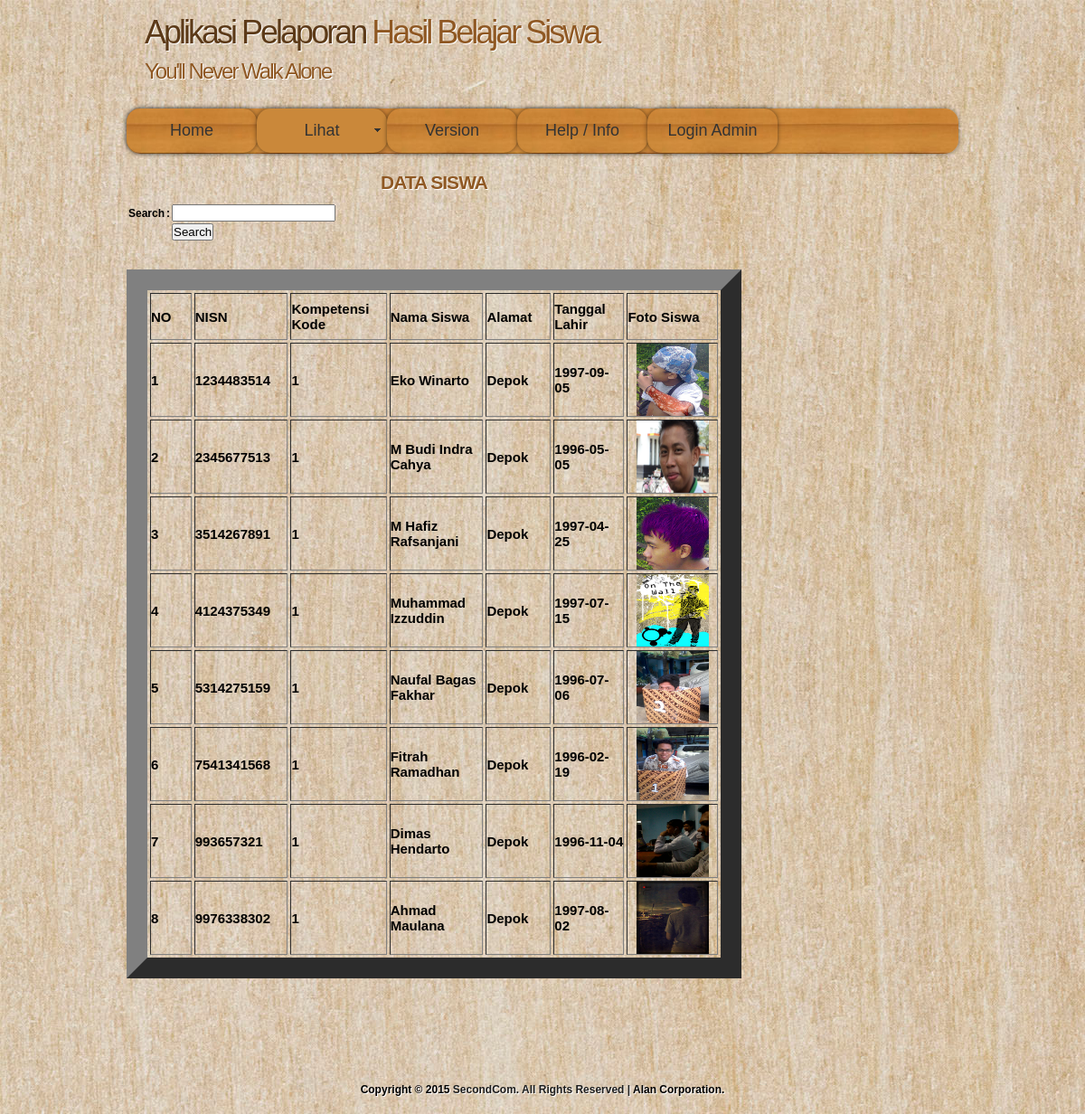
The page /ukAlan/user/tampil_siswa.php on the database its author committed.
### tables this page shows
CREATE TABLE IF NOT EXISTS `siswa` (
  `NISN` char(10) NOT NULL,
  `Kode_kk` char(5) NOT NULL,
  `Nama_siswa` varchar(25) NOT NULL,
  `Alamat_siswa` varchar(30) NOT NULL,
  `Tgl_lahir` date NOT NULL,
  `Foto_siswa` varchar(200) NOT NULL,
  PRIMARY KEY (`NISN`)
);

### ukAlan/user/tampil_siswa.php (the view, shortened to what this page needs)
<?php require_once('../Connections/koneksi.php'); ?>
<?php
$maxRows_Recordset1 = 10;
$pageNum_Recordset1 = 0;
$startRow_Recordset1 = $pageNum_Recordset1 * $maxRows_Recordset1;
$query_Recordset1 = "SELECT * FROM siswa";
$query_limit_Recordset1 = sprintf("%s LIMIT %d, %d", $query_Recordset1, $startRow_Recordset1, $maxRows_Recordset1);
$Recordset1 = mysql_query($query_limit_Recordset1, $koneksi) or die(mysql_error());
$row_Recordset1 = mysql_fetch_assoc($Recordset1);
?>
<!DOCTYPE html PUBLIC "-//W3C//DTD XHTML 1.1//EN" "http://www.w3.org/TR/xhtml11/DTD/xhtml11.dtd">
<html xmlns="http://www.w3.org/1999/xhtml" xml:lang="en">
<head>
  <link rel="stylesheet" type="text/css" href="../css/style.css" />
<link href="../SpryAssets/SpryMenuBarHorizontal.css" rel="stylesheet" type="text/css" />
</head>
<body>
  <div id="main">
    <div id="header">
	  <div id="banner">
	    <div id="welcome">
	      <h1><span>Aplikasi Pelaporan</span> Hasil Belajar Siswa</h1>
	    </div>
	    <div id="welcome_slogan">
	      <h1>You'll Never Walk Alone</h1>
	    </div>
	  </div>
    </div>
	<div id="menubar">
     <ul id="MenuBar1" class="MenuBarHorizontal">
<li class="current"><a href="../index.php">Home</a></li>
         <li><a class="MenuBarItemSubmenu" href="#">Lihat</a>
    </li>
         <li><a href="version.php">Version</a></li>
          <li><a href="help.php">Help / Info</a></li>
           <li><a href="../login">Login Admin</a></li>
</ul>
</div>
</div>
	<div id="site_content">
	  <div class="sidebar_container">
      </div>
	  <div id="content">
        <div class="content_item">
        <h1><div align="center"><strong>DATA SISWA<strong></div></h1>
          <div align="left">
<form action="" method="post" enctype="multipart/form-data" name="form1">
<table width="200" border="0">
  <tr>
    <td width="47"><strong>Search</strong></td>
    <td width="10"><strong>:</strong></td>
    <td width="129">
      <label>
        <input type="text" name="search" id="search" />
      </label>
    </td>
  </tr>
  <tr>
    <td>&nbsp;</td>
    <td>&nbsp;</td>
    <td>
      <label>
        <input type="submit" name="search2" id="search2" value="Search" />
      </label>
    </td>
  </tr>
</table>
</form>
</div>
<p>&nbsp;</p>
          <div align="center"><table style="font-size:15px;" border="23" align="center" cellpadding="3" cellspacing="3">
            <tr>
           	  <td width=500px height=50px><strong>NO</strong></td>
              <td width=500px height=50px><strong>NISN</strong></td>
              <td width=500px height=50px><strong>Kompetensi Kode</strong></td>
              <td width=500px height=50px><strong>Nama Siswa</strong></td>
              <td width=500px height=50px><strong>Alamat</strong></td>
              <td width=500px height=50px><strong>Tanggal Lahir</strong></td>
              <td width=500px height=50px><strong>Foto Siswa</strong></td>
             <?php
				if ((isset($_POST['search2'])) && ($_POST['search'] != "")) {
					$search = $_POST['search'];
					$sql="SELECT * FROM siswa WHERE NISN='$search' OR Kode_kk='$search' OR Nama_siswa='$search' ;";
					$eksekusi_sql = mysql_query($sql,$koneksi) or die(mysql_error());
					$cari = mysql_fetch_assoc($eksekusi_sql);
			  $no = 1;
            do { ?>
              <tr>
              	<td><?php echo $no; ?></td>
                <td><?php echo $cari['NISN']; ?></td>
                <td><?php echo $cari['Kode_kk']; ?></td>
                <td><?php echo $cari['Nama_siswa']; ?></td>
                <td><?php echo $cari['Alamat_siswa']; ?></td>
                <td><?php echo $cari['Tgl_lahir']; ?></td>
                <td><div align="center"><img src="../images/<?php echo $cari['Foto_siswa']; ?>" width="80px" height="80px" align="middle" /></div></td>
              </tr>
              <?php
			$no++;
			} while ($cari = mysql_fetch_assoc($eksekusi_sql));
			}
			else{
			$no = 1;
			do { ?>
              <tr>
              	<td><?php echo $no; ?></td>
                <td><?php echo $row_Recordset1['NISN']; ?></td>
                <td><?php echo $row_Recordset1['Kode_kk']; ?></td>
                <td><?php echo $row_Recordset1['Nama_siswa']; ?></td>
                <td><?php echo $row_Recordset1['Alamat_siswa']; ?></td>
                <td><?php echo $row_Recordset1['Tgl_lahir']; ?></td>
                <td><div align="center"><img src="../images/<?php echo $row_Recordset1['Foto_siswa']; ?>" width="80px" height="80px" align="middle" /></div></td>
              </tr>
              <?php
			  $no++;
			  } while ($row_Recordset1 = mysql_fetch_assoc($Recordset1));
			}
			?>
          </div>
<br style="clear:both"/>
		  <div class="content_container">
	      </div>
	    </div>
          <div class="content_container">
	    </div>
	  </div>
</div>
	  <br style="clear:both"/>
<div id="footer"><br /><br />
  Copyright © 2015 <a href="http://www.second.com">SecondCom. All Rights Reserved | </a> Alan Corporation.
  </div>
</body>
</html>

### ukAlan/css/style.css (style rules this page uses)
html { height: 100%; }
* { margin: 0; padding: 0; }
body { background: transparent url(../images/pattern.jpg) repeat; color: #000; font-family: Arial, Helvetica, sans-serif; font-size: 12px; font-style: normal; font-weight: normal; font-variant: normal; }
p { padding: 0 0 10px 0; line-height: 1.7em; font-size: 100% }
img { border: 0; }
h1, h2, h3, h4, h5, h6 { font: normal 175% Arial, Helvetica, sans-serif; color: #8F5823; text-shadow: 1px 1px #fff; letter-spacing: -1px; margin: 0 0 10px 0; }
span { color: #5C3A18; }
a, a:hover { color: #1D1D1D; background: transparent; outline: none; text-decoration: none; }
ul { margin: 2px 0 22px 30px; line-height: 1.7em; font-style: normal; font-size: 100%; }
#main, #header, #banner, #menubar, #site_content, #footer, #content_grey { margin-left: auto; margin-right: auto; }
#main { background: transparent; }
#header { width: 920px; height: 120px; background: transparent; }
#banner { width: 920px; position: relative; height: 50px; padding: 15px 0 0 0; background: transparent; }
#menubar { width: 920px; height: 50px; text-align: center; margin: 0 auto; background: transparent url(../images/menu_pattern.jpg) repeat; border-radius: 15px 15px 15px 15px; -moz-border-radius: 15px 15px 15px 15px; -webkit-border: 15px 15px 15px 15px; -webkit-box-shadow: rgba(0, 0, 0, 0.5) 0px 0px 5px; -moz-box-shadow: rgba(0, 0, 0, 0.5) 0px 0px 5px; box-shadow: rgba(0, 0, 0, 0.5) 0px 0px 5px; font-size: 18px; }
#welcome { width: 880px; float: left; height: 50px; margin: 0 auto; padding-left: 20px; background: transparent; }
#welcome_slogan { width: 880px; float: left; height: 50px; margin: 0 auto; padding-left: 20px; background: transparent; }
#welcome H1 { font: normal 300% Arial, Helvetica, sans-serif; letter-spacing: -3px; text-shadow: 1px 1px #FFF; color: #8F5823; }
#welcome_slogan H1 { font: normal 200% Arial, Helvetica, sans-serif; letter-spacing: -2px; text-shadow: 1px 1px #FFF; color: #8F5823; }
#site_content { width: 920px; overflow: hidden; margin: 0 auto; }
.sidebar_container { float: right; margin: 10px 0 0 20px; width: 215px; padding: 0; }
#content { width: 680px; margin-bottom: 20px; float: left; }
.content_item { width: 680px; margin-top: 20px; margin-bottom: 20px; }
.content_container { width: 320px; padding: 5px; margin-right: 10px; float: left; }
#footer { width: 920px; height: 20px; font-weight: bold; padding-top: 20px; text-align: center; background: transparent; text-shadow: 1px 1px #fff; }
#footer a, #footer a:hover { text-decoration: none; padding-bottom: 20px; }
#footer a, #footer a:hover { text-decoration: none; }

### ukAlan/SpryAssets/SpryMenuBarHorizontal.css (style rules this page uses)
ul.MenuBarHorizontal { margin: 0; padding: 0; list-style-type: none; font-size: 100%; cursor: default; width: auto; }
ul.MenuBarHorizontal li { margin: 0; padding: 0; list-style-type: none; font-size: 100%; position: relative; text-align: left; cursor: pointer; width: 8em; float: left; }
ul.MenuBarHorizontal a { text-align: center; margin: 0 auto; background: transparent url(../images/menu_pattern.jpg) repeat; border-radius: 15px 15px 15px 15px; -moz-border-radius: 15px 15px 15px 15px; -webkit-border: 15px 15px 15px 15px; -webkit-box-shadow: rgba(0, 0, 0, 0.5) 0px 0px 5px; -moz-box-shadow: rgba(0, 0, 0, 0.5) 0px 0px 5px; box-shadow: rgba(0, 0, 0, 0.5) 0px 0px 5px; font-size: 18px; display: block; cursor: pointer; background-color: #CA883A; padding: 0.5em 0.75em; color: #333; text-decoration: none; }
ul.MenuBarHorizontal a.MenuBarItemSubmenu { background-image: url(SpryMenuBarDown.gif); background-repeat: no-repeat; background-position: 95% 50%; }

### rows shown on the page
siswa: NISN "1234483514", Kode_kk "1", Nama_siswa "Eko Winarto", Alamat_siswa "Depok", Tgl_lahir "1997-09-05", Foto_siswa (picture)
siswa: NISN "2345677513", Kode_kk "1", Nama_siswa "M Budi Indra Cahya", Alamat_siswa "Depok", Tgl_lahir "1996-05-05", Foto_siswa (picture)
siswa: NISN "3514267891", Kode_kk "1", Nama_siswa "M Hafiz Rafsanjani", Alamat_siswa "Depok", Tgl_lahir "1997-04-25", Foto_siswa (picture)
siswa: NISN "4124375349", Kode_kk "1", Nama_siswa "Muhammad Izzuddin", Alamat_siswa "Depok", Tgl_lahir "1997-07-15", Foto_siswa (picture)
siswa: NISN "5314275159", Kode_kk "1", Nama_siswa "Naufal Bagas Fakhar", Alamat_siswa "Depok", Tgl_lahir "1996-07-06", Foto_siswa (picture)
siswa: NISN "7541341568", Kode_kk "1", Nama_siswa "Fitrah Ramadhan", Alamat_siswa "Depok", Tgl_lahir "1996-02-19", Foto_siswa (picture)
siswa: NISN "993657321", Kode_kk "1", Nama_siswa "Dimas Hendarto", Alamat_siswa "Depok", Tgl_lahir "1996-11-04", Foto_siswa (picture)
siswa: NISN "9976338302", Kode_kk "1", Nama_siswa "Ahmad Maulana", Alamat_siswa "Depok", Tgl_lahir "1997-08-02", Foto_siswa (picture)
